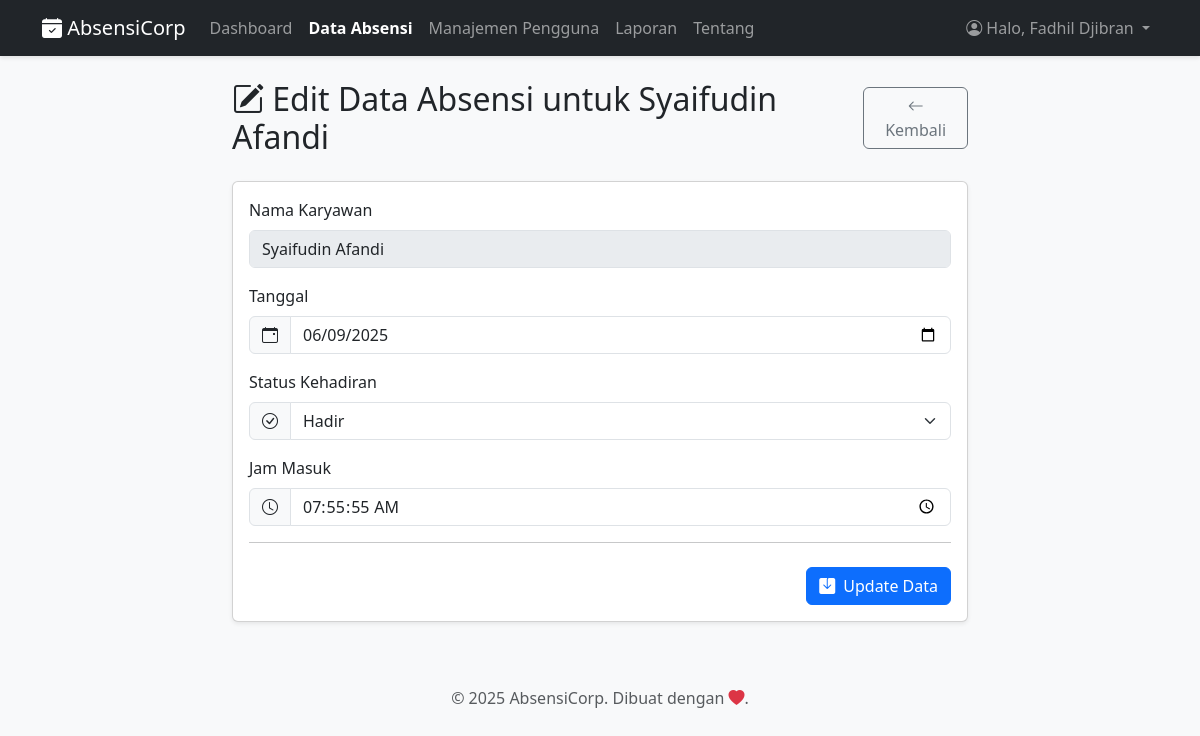
Page /halaman/edit_absensi.php?id=447 (signed in) on the committed database.
### tables this page shows
CREATE TABLE `absensi` (
  `id` int(11) NOT NULL,
  `user_id` int(11) NOT NULL,
  `nama` varchar(100) NOT NULL,
  `tanggal` date NOT NULL,
  `jam_masuk` time DEFAULT NULL,
  `status` enum('Hadir','Izin','Sakit','Alpha') NOT NULL,
  `kondisi_masuk` enum('Tepat Waktu','Terlambat') DEFAULT NULL,
  `bukti_file` varchar(255) DEFAULT NULL
);

CREATE TABLE `users` (
  `id` int(11) NOT NULL,
  `username` varchar(50) NOT NULL,
  `password` varchar(255) NOT NULL,
  `role` varchar(255) NOT NULL DEFAULT 'karyawan'
);

### fungsi/proses_edit_absensi.php (called while the page is built, shortened)
<?php
require_once '../config/config.php';
$id = (int)$_GET['id'];
$page_title = "Edit Data Absensi";
$stmt_select = $conn->prepare("SELECT absensi.*, users.username FROM absensi LEFT JOIN users ON absensi.user_id = users.id WHERE absensi.id = ?");
$stmt_select->bind_param("i", $id);
$stmt_select->execute();
$result_select = $stmt_select->get_result();
$data_absensi = $result_select->fetch_assoc();
$nama_karyawan_db = $data_absensi['username'] ?? $data_absensi['nama'];
$tanggal_absensi_db = $data_absensi['tanggal'];
$status_absensi_db = $data_absensi['status'];
$jam_masuk_db = $data_absensi['jam_masuk'];

### halaman/edit_absensi.php (the view, shortened to what this page needs)
<?php
require_once '../fungsi/proses_edit_absensi.php';
include '../includes/header.php';
?>
<div class="row justify-content-center">
    <div class="col-md-8">
        <div class="d-flex justify-content-between align-items-center mb-4">
            <h2 class="m-0"><i class="bi bi-pencil-square"></i> <?php echo htmlspecialchars($page_title); ?> untuk <?php echo htmlspecialchars($nama_karyawan_db); ?></h2>
            <a href="absensi.php" class="btn btn-outline-secondary"><i class="bi bi-arrow-left"></i> Kembali</a>
        </div>
        <div class="card shadow-sm">
            <div class="card-body">
                <form method="POST" action="edit_absensi.php?id=<?php echo $id; ?>" enctype="multipart/form-data">
                    <div class="mb-3">
                        <label class="form-label">Nama Karyawan</label>
                        <input type="text" class="form-control" value="<?php echo htmlspecialchars($nama_karyawan_db); ?>" disabled readonly>
                    </div>
                    <div class="mb-3">
                        <label for="tanggal" class="form-label">Tanggal</label>
                        <div class="input-group">
                            <span class="input-group-text"><i class="bi bi-calendar-event"></i></span>
                            <input type="date" class="form-control" id="tanggal" name="tanggal" value="<?php echo htmlspecialchars($tanggal_absensi_db); ?>" required>
                        </div>
                    </div>
                    <div class="mb-3">
                        <label for="status" class="form-label">Status Kehadiran</label>
                        <div class="input-group">
                            <span class="input-group-text"><i class="bi bi-check-circle"></i></span>
                            <select name="status" id="status" class="form-select" required>
                                <option value="Hadir" <?php echo ($status_absensi_db == 'Hadir') ? 'selected' : ''; ?>>Hadir</option>
                            </select>
                        </div>
                    </div>
                    <div id="input_jam_masuk" class="mb-3">
                        <label for="jam_masuk" class="form-label">Jam Masuk</label>
                        <div class="input-group">
                            <span class="input-group-text"><i class="bi bi-clock"></i></span>
                            <input type="time" class="form-control" id="jam_masuk" name="jam_masuk" value="<?php echo htmlspecialchars($jam_masuk_db); ?>" step="1">
                        </div>
                    </div>
                    <hr>
                    <div class="text-end mt-4">
                        <button type="submit" name="update" class="btn btn-primary"><i class="bi bi-save-fill me-2"></i>Update Data</button>
                    </div>
                </form>
            </div>
        </div>
    </div>
</div>
<?php
include '../includes/footer.php';
?>

### includes/header.php (style rules this page uses)
body { background-color: #f8f9fa; }

### rows in the picture
absensi: user.username "Syaifudin Afandi", tanggal "06/09/2025", status "Hadir", jam_masuk "07:55:55"

### other values in the picture
$_SESSION['username'] "Fadhil Djibran"
$page_title "Edit Data Absensi"
